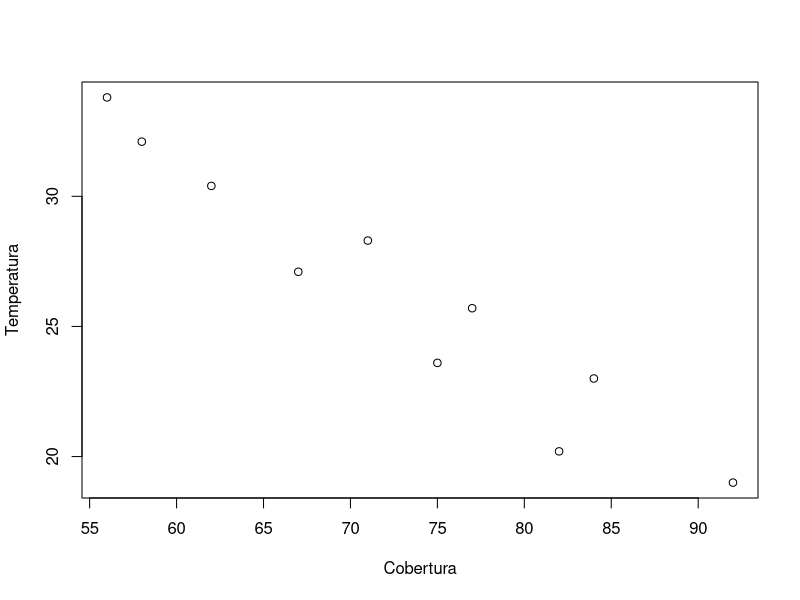
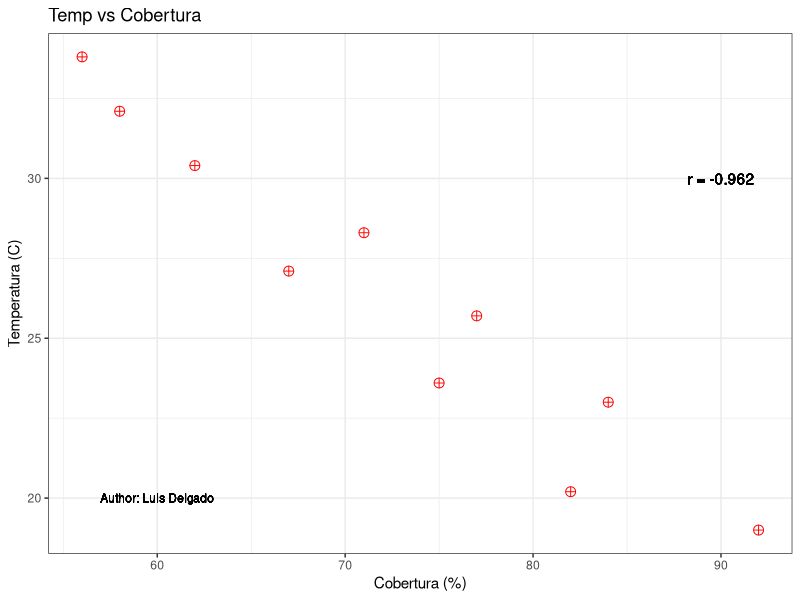
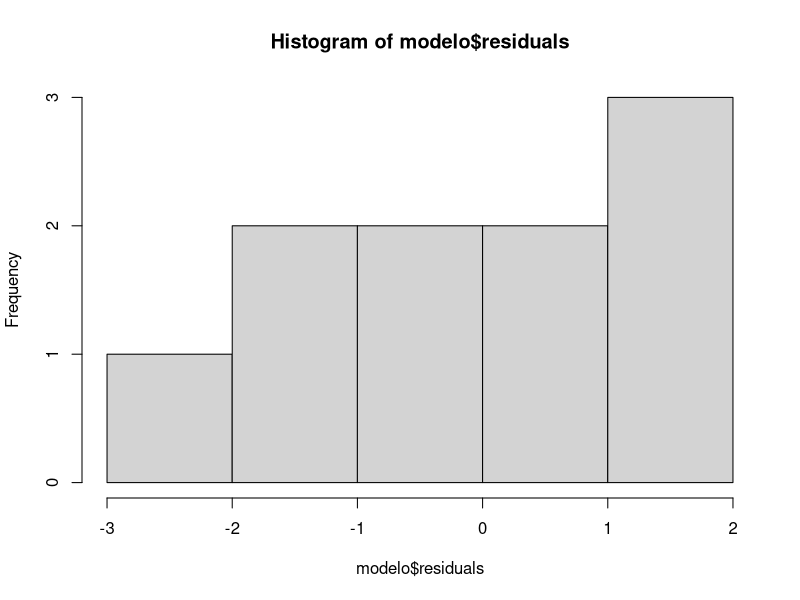

Write the R code that produced these figures, in order. (Note: this script raises an error after producing the figures.)
# Load required libraries
library(tidyverse)
library(ggpubr)
library(readr)

# Load and inspect data
Datos_temp <- read_delim("data/Temperatura_suelo.csv",
  delim = ";", escape_double = FALSE, trim_ws = TRUE
)

print(head(Datos_temp))
print(tail(Datos_temp))

# Compute and plot correlation matrix
Datos_temp %>%
  cor(use = "complete.obs") %>%
  round(2) %>%
  print()

plot(Datos_temp)

# Basic scatter plot with ggplot2
ggplot(data = Datos_temp, aes(x = Cobertura, y = Temperatura)) +
  geom_point(size = 3, colour = "red", shape = 10) +
  geom_text(aes(label = paste("r =", round(cor(Cobertura, Temperatura), 3)), x = 90, y = 30)) +
  geom_text(aes(label = "Author: Luis Delgado"), x = 60, y = 20, size = 3) +
  labs(x = "Cobertura (%)", y = "Temperatura (C)", title = "Temp vs Cobertura") +
  theme_bw()

# Linear model
modelo <- lm(Temperatura ~ Cobertura, data = Datos_temp)
summary(modelo)
anova(modelo)

# fitted values
modelo$fitted.values

# errores
modelo$residuals
hist(modelo$residuals)

# Coeficientes
b0 = modelo$coefficients[1]###intercepto en y
b1 = modelo$coefficients[2]#Pendiente

#inpresion de los coeficientes
print(b0)
print(b1)


# Coefficients and predictions
coef(modelo)
Datos_temp <- Datos_temp %>%
  bind_cols(predict(modelo, interval = "prediction", level = 0.9))

print()

# Plot with predictions and confidence intervals
Datos_temp %>% ggplot(aes(x = Cobertura, y = Temperatura)) +
  geom_point(size = 3) +
  geom_line(aes(y = fit), color = "blue") +
  geom_point(aes(y = fit), size = 2, color = 'red') +
  geom_segment(aes(xend = Cobertura, yend = fit), color = 'blue') +
  geom_line(aes(y = lwr), color = 'red') +
  geom_line(aes(y = upr), color = 'red') +
  geom_text(aes(label = paste("R^2=", round(cor(Cobertura, Temperatura)^2, 3))),
            x = 80, y = 30) +
  geom_text(aes(label = "Author: Luis Delgado"), x = 60, y = 20, size = 3) +
  labs(x = "Cobertura (%)", y = "Temperatura (C)", title = "Temp vs Cobertura") +
  theme_minimal()

# Save plot
ggsave(paste0("images/COR_ggplot", Sys.Date(), ".png"), 
       units = "in", dpi = 300, width = 6, height = 4)

# Advanced scatter plot with regression line and Pearson correlation
st <- ggscatter(Datos_temp, x = "Cobertura", y = "Temperatura",
                add = "reg.line", conf.int = TRUE,
                shape = 21, add.params = list(color = "blue", fill = "lightgray")) +
  stat_cor(method = "pearson", label.x = 60, label.y = 35)

st

# Save scatter plot
ggsave(paste0("images/COR", Sys.Date(), ".png"),
       plot = st, units = "in", dpi = 300, width = 6, height = 4)

 
# Predict temperature at 80% coverage
predicted_temp <- coef(modelo)[1] + coef(modelo)[2] * 80
predicted_temp


# Tarea, hacer este mismo proceso con los datos de materia seca de cassava.








